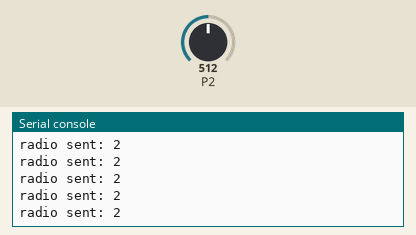
This program was run on a simulated BBC micro:bit (MakeCode). Parts: the last lines printed to the serial console. Inputs (shaded band) come from the test bench; at power-on: P2 = 512 (analog values on the 0–1023 scale). No radio messages arrive unless stated (any console line starting 'radio sent:' is added by the test bench).

Above: at 1.2 s.
1.3 s: P2 set to 610
At 2.3 s:
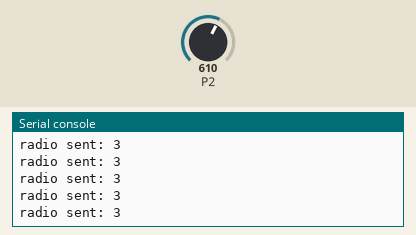
2.8 s: P2 set to 246
At 3.8 s:
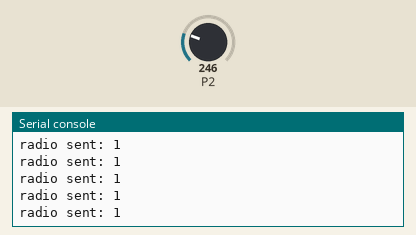
Timing chart, 0 to 5.8 s (numbered marks = the images above; inputs shaded):
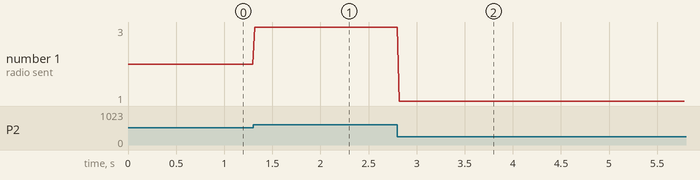

The program:

main.ts
```typescript
let item = 0
let buttonVal = 0
function joystick () {
    if (item) {

    } else if (pins.analogReadPin(AnalogPin.P0) < 400) {
        radio.sendNumber(10)
    } else if (pins.analogReadPin(AnalogPin.P0) > 600) {
        radio.sendNumber(11)
    } else if (pins.analogReadPin(AnalogPin.P1) < 400) {
        basic.showString("-Y")
    } else if (pins.analogReadPin(AnalogPin.P1) > 600) {
        basic.showString("+Y")
    } else {
        basic.clearScreen()
    }
}
function button () {
    buttonVal = pins.analogReadPin(AnalogPin.P2)
    if (buttonVal < 256) {
        item = 1
    } else if (buttonVal < 597) {
        item = 2
    } else if (buttonVal < 725) {
        item = 3
    } else if (buttonVal < 793) {
        item = 4
    } else if (buttonVal < 836) {
        radio.setGroup(1)
        item = 0
    } else if (buttonVal < 938) {
        radio.setGroup(2)
        item = 0
    } else {
        item = 0
    }
    if (item != 0) {
        radio.sendNumber(item)
    }
}
basic.forever(function () {
    button()
    joystick()
})
```

test.ts
```typescript
// aquí va el archivo "tests"; esto no se compilará cuando este paquete se utilice como una extensión.
```

Measured:
- after the input at 1.3 s, the serial console: prints a new line at once (image 1)
- after the input at 2.8 s, the serial console: prints a new line at once (image 2)
- plotted number 1: 2 → 3 after the input at 1.3 s, 3 → 1 after the input at 2.8 s
